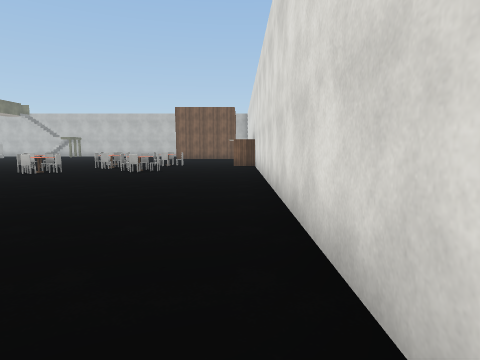
View 1 (above)

24 first-person views from a walk through a scene from a Unity 3-D project. The camera is 1.4 m above the floor, tilts 6° down and sees 75° across. The floor is counted in squares, 2 m on a side. Each view is taken from the middle of a square. On the plan, view 1 faces up. The plan holds only what a view shows up to about 10 squares ahead; the rest is blank. The place goes on beyond the plan. The player is left out. Surface patterns are stand-ins for the level's own textures.

View 2
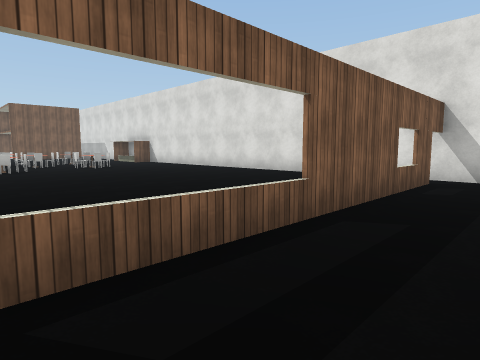

View 3
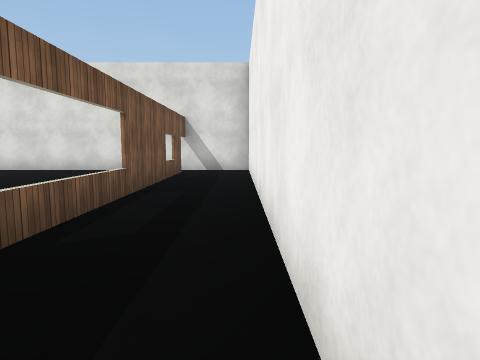

View 4
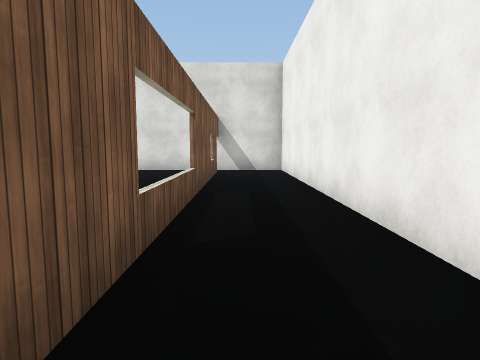

View 5
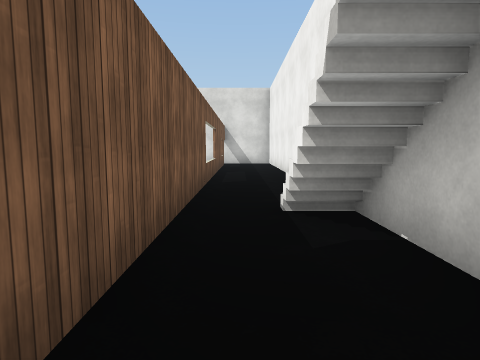

View 6
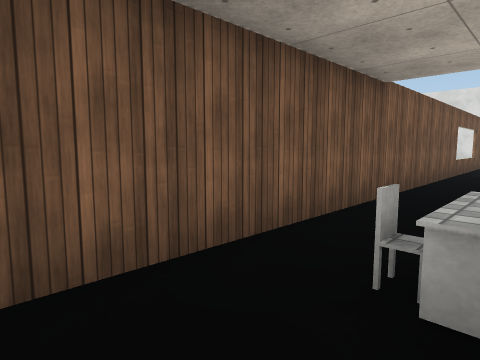

View 7
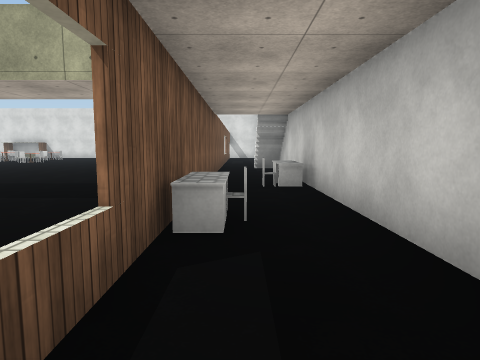

View 8
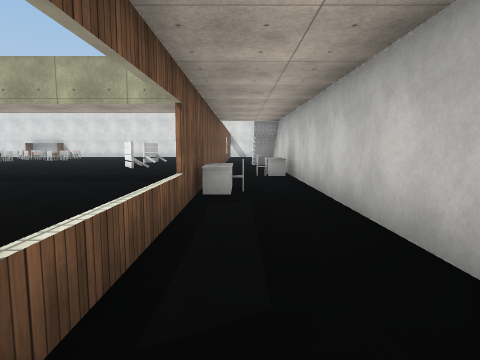

View 9
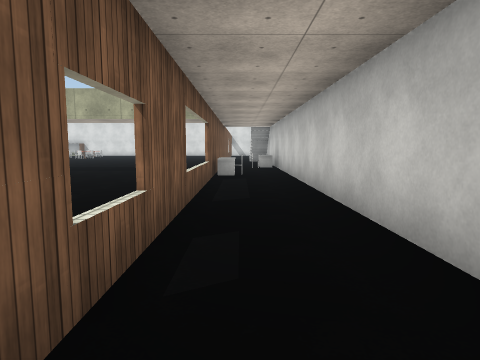

View 10
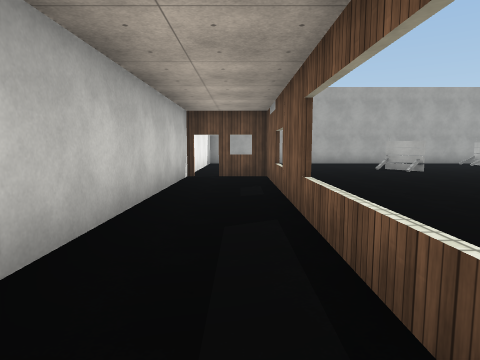

View 11
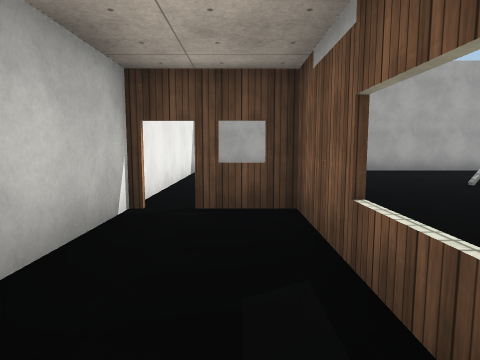

View 12
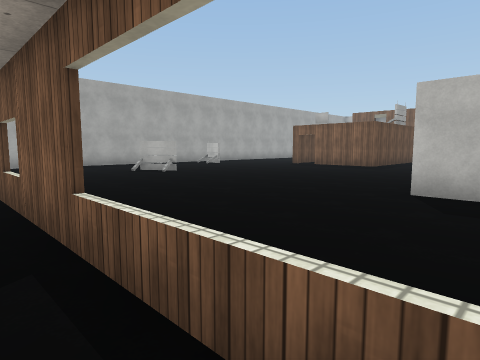

View 13
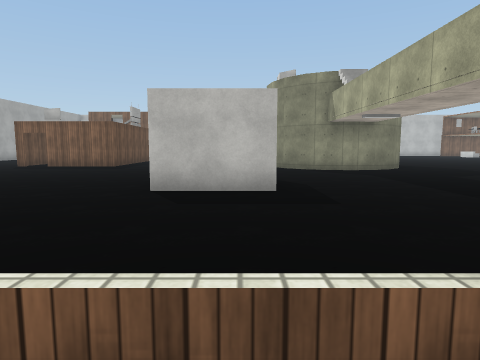

View 14
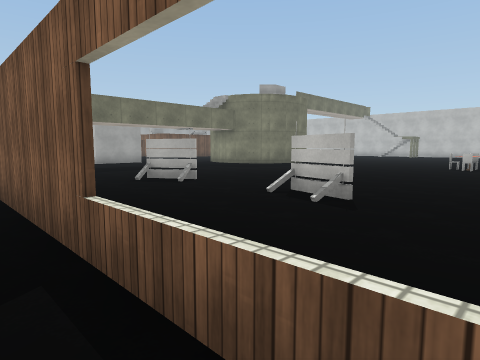

View 15
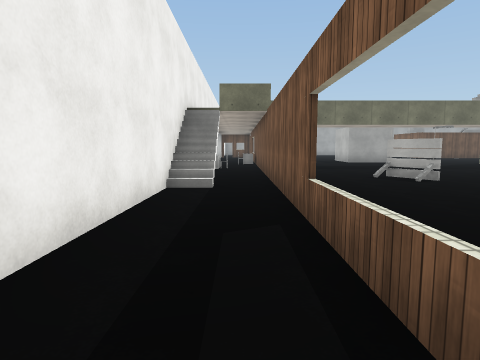

View 16
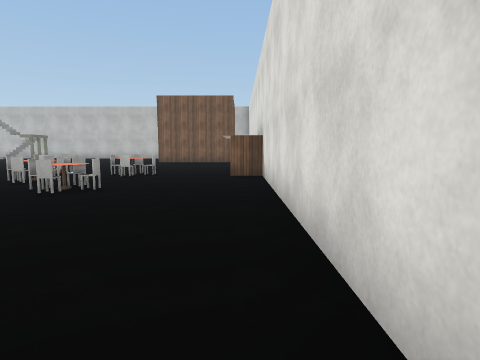

View 17
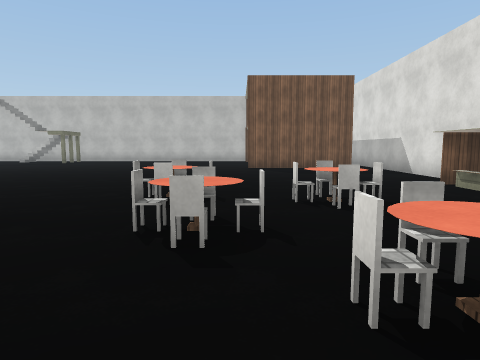

View 18
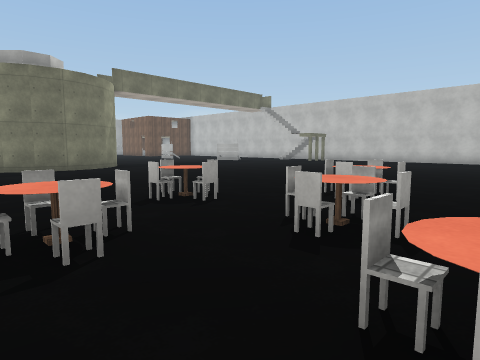

View 19
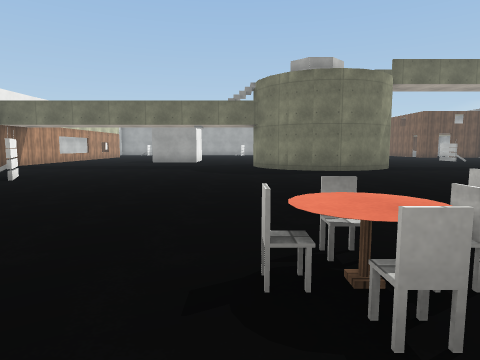

View 20
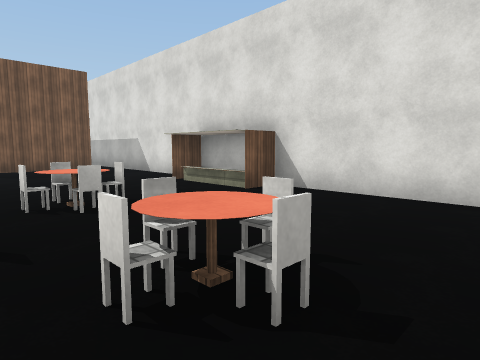

View 21
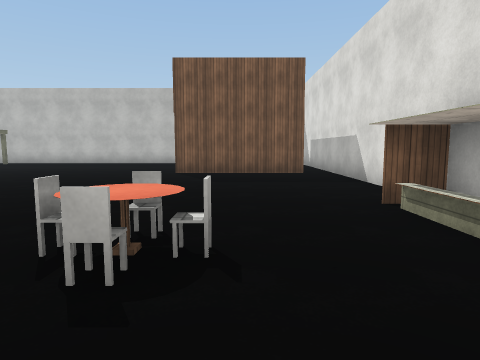

View 22
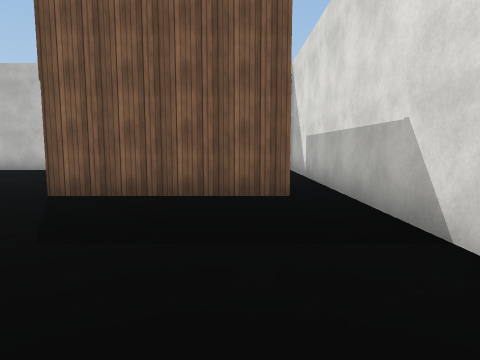

View 23
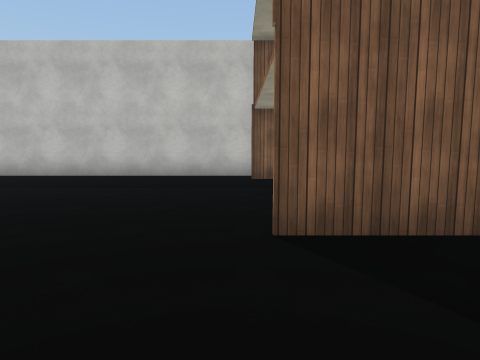

View 24
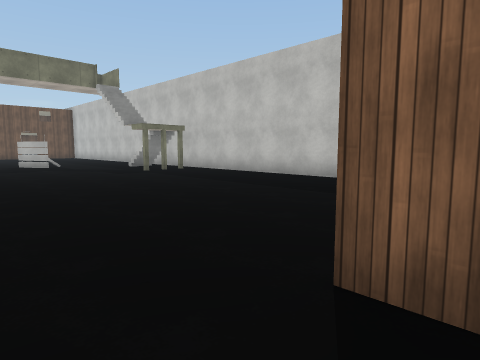

### Floor plan
Ten units are one square. View 1 is at (0, 0); x grows to the right and y downward. Boxes are objects, and circles mark ways between rooms. Rooms are numbered by the first view taken in them; rooms with no view inside come last. Other rooms are left out.
<svg viewBox="-319 -242 330 272">
<path fill="none" stroke="#000" d="M-1 3 -116 3M-114 23 6 23 6 -4M-134 23 -114 23M-116 3 -155 3M-155 23 -145 23M-266 23 -155 23M-155 3 -255 3 -255 16M-136 -95 -142 -89 -149 -86 -156 -85M-141 -127 -137 -123 -133 -116 -132 -109 -133 -104M-164 -87 -171 -90M-184 -40 -205 -40M6 -116 -2 -116 -2 -135M-2 -184 -24 -184M-32 -228 -38 -228M-36 -237 -106 -237M6 -4 6 -236M-314 -62 -314 -28M-314 1 -314 16M-308 23 -266 23"/>
<rect x="-145" y="15" width="10" height="10" fill="#bbb"><title>table</title></rect>
<rect x="-145" y="5" width="10" height="10" fill="#bbb"><title>chair</title></rect>
<rect x="-175" y="5" width="10" height="10" fill="#bbb"><title>chair</title></rect>
<rect x="-165" y="5" width="10" height="10" fill="#bbb"><title>table</title></rect>
<rect x="-285" y="-45" width="20" height="10" fill="#bbb"><title>other object</title></rect>
<rect x="-115" y="-35" width="10" height="10" fill="#bbb"><title>other object</title></rect>
<rect x="-85" y="-35" width="20" height="10" fill="#bbb"><title>other object</title></rect>
<rect x="-85" y="-115" width="10" height="10" fill="#bbb"><title>other object</title></rect>
<rect x="-75" y="-105" width="10" height="10" fill="#bbb"><title>chair</title></rect>
<rect x="-75" y="-115" width="10" height="10" fill="#bbb"><title>table</title></rect>
<rect x="-75" y="-125" width="10" height="10" fill="#bbb"><title>chair</title></rect>
<rect x="-65" y="-85" width="10" height="10" fill="#bbb"><title>table</title></rect>
<rect x="-65" y="-95" width="10" height="10" fill="#bbb"><title>chair</title></rect>
<rect x="-65" y="-115" width="10" height="10" fill="#bbb"><title>chair</title></rect>
<rect x="-55" y="-85" width="10" height="10" fill="#bbb"><title>chair</title></rect>
<rect x="-55" y="-95" width="10" height="10" fill="#bbb"><title>chair</title></rect>
<rect x="-55" y="-115" width="10" height="10" fill="#bbb"><title>chair</title></rect>
<rect x="-55" y="-125" width="10" height="10" fill="#bbb"><title>chair</title></rect>
<rect x="-55" y="-135" width="10" height="10" fill="#bbb"><title>chair</title></rect>
<rect x="-45" y="-95" width="10" height="10" fill="#bbb"><title>table</title></rect>
<rect x="-45" y="-105" width="10" height="10" fill="#bbb"><title>chair</title></rect>
<rect x="-45" y="-115" width="10" height="10" fill="#bbb"><title>chair</title></rect>
<rect x="-45" y="-125" width="10" height="10" fill="#bbb"><title>chair</title></rect>
<rect x="-35" y="-95" width="10" height="10" fill="#bbb"><title>chair</title></rect>
<rect x="-35" y="-105" width="10" height="10" fill="#bbb"><title>chair</title></rect>
<rect x="-35" y="-115" width="10" height="10" fill="#bbb"><title>table</title></rect>
<rect x="-35" y="-125" width="10" height="10" fill="#bbb"><title>table</title></rect>
<rect x="-35" y="-135" width="10" height="10" fill="#bbb"><title>chair</title></rect>
<rect x="-25" y="-95" width="10" height="10" fill="#bbb"><title>chair</title></rect>
<rect x="-25" y="-125" width="10" height="10" fill="#bbb"><title>chair</title></rect>
<circle cx="-110" cy="10" r="3" fill="#2a7"/>
<circle cx="0" cy="0" r="3" fill="#2a7"/>
<circle cx="-150" cy="10" r="3" fill="#2a7"/>
<circle cx="-260" cy="20" r="3" fill="#2a7"/>
<text x="-50" y="10">1</text>
<text x="-130" y="10">2</text>
<text x="-210" y="20">3</text>
<text x="-140" y="-100">4</text>
</svg>
Room 1 opens to room 2. Room 1 opens to room 4. Room 2 opens to room 3. Room 3 opens to room 4.

Where each view was taken, in squares from view 1:
view 1: 0 up, 0 right, facing up
view 2: 2 down, 7 left, facing up-right
view 3: 2 down, 9 left, facing right
view 4: 1 down, 9 left, facing right
view 5: 1 down, 13 left, facing right
view 6: 2 down, 16 left, facing up-right
view 7: 1 down, 20 left, facing right
view 8: 1 down, 22 left, facing right
view 9: 1 down, 25 left, facing right
view 10: 1 down, 18 left, facing left
view 11: 1 down, 22 left, facing left
view 12: 1 down, 19 left, facing up-left
view 13: 1 down, 19 left, facing up
view 14: 1 down, 5 left, facing up-left
view 15: 1 down, 4 left, facing left
view 16: 4 up, 0 right, facing up
view 17: 8 up, 4 left, facing up
view 18: 8 up, 3 left, facing up-left
view 19: 8 up, 4 left, facing left
view 20: 8 up, 4 left, facing up-right
view 21: 10 up, 2 left, facing up
view 22: 14 up, 1 left, facing up
view 23: 16 up, 4 left, facing up
view 24: 17 up, 3 left, facing up-left
